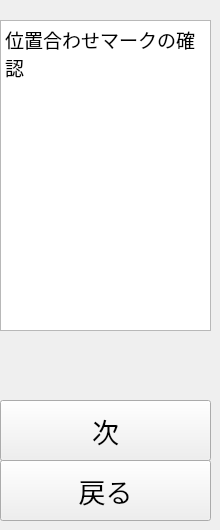
     <widget class="QWidget" name="page_12">
      <widget class="QPushButton" name="PushButtonAlignmentNext">
       <property name="geometry">
        <rect>
         <x>0</x>
         <y>400</y>
         <width>211</width>
         <height>61</height>
        </rect>
       </property>
       <property name="font">
        <font>
         <family>MS UI Gothic</family>
         <pointsize>20</pointsize>
        </font>
       </property>
       <property name="styleSheet">
        <string notr="true"/>
       </property>
       <property name="text">
        <string>次</string>
       </property>
       <property name="checkable">
        <bool>false</bool>
       </property>
       <property name="checked">
        <bool>false</bool>
       </property>
       <property name="autoDefault">
        <bool>false</bool>
       </property>
       <property name="default">
        <bool>false</bool>
       </property>
       <property name="flat">
        <bool>false</bool>
       </property>
      </widget>
      <widget class="QTextEdit" name="textEdit_9">
       <property name="geometry">
        <rect>
         <x>0</x>
         <y>20</y>
         <width>211</width>
         <height>311</height>
        </rect>
       </property>
       <property name="readOnly">
        <bool>true</bool>
       </property>
       <property name="html">
        <string>&lt;!DOCTYPE HTML PUBLIC &quot;-//W3C//DTD HTML 4.0//EN&quot; &quot;http://www.w3.org/TR/REC-html40/strict.dtd&quot;&gt;
&lt;html&gt;&lt;head&gt;&lt;meta name=&quot;qrichtext&quot; content=&quot;1&quot; /&gt;&lt;meta charset=&quot;utf-8&quot; /&gt;&lt;style type=&quot;text/css&quot;&gt;
p, li { white-space: pre-wrap; }
hr { height: 1px; border-width: 0; }
li.unchecked::marker { content: &quot;\2610&quot;; }
li.checked::marker { content: &quot;\2612&quot;; }
&lt;/style&gt;&lt;/head&gt;&lt;body style=&quot; font-family:'Yu Gothic UI'; font-size:9pt; font-weight:400; font-style:normal;&quot;&gt;
&lt;p style=&quot; margin-top:0px; margin-bottom:0px; margin-left:0px; margin-right:0px; -qt-block-indent:0; text-indent:0px;&quot;&gt;&lt;span style=&quot; font-family:'MS UI Gothic'; font-size:14pt;&quot;&gt;位置合わせマークの確認&lt;/span&gt;&lt;/p&gt;
&lt;p style=&quot;-qt-paragraph-type:empty; margin-top:0px; margin-bottom:0px; margin-left:0px; margin-right:0px; -qt-block-indent:0; text-indent:0px; font-family:'MS UI Gothic'; font-size:14pt;&quot;&gt;&lt;br /&gt;&lt;/p&gt;&lt;/body&gt;&lt;/html&gt;</string>
       </property>
      </widget>
      <widget class="QPushButton" name="PushButtonAlignmentPrev">
       <property name="geometry">
        <rect>
         <x>0</x>
         <y>460</y>
         <width>211</width>
         <height>61</height>
        </rect>
       </property>
       <property name="font">
        <font>
         <family>MS UI Gothic</family>
         <pointsize>20</pointsize>
        </font>
       </property>
       <property name="styleSheet">
        <string notr="true"/>
       </property>
       <property name="text">
        <string>戻る</string>
       </property>
       <property name="checkable">
        <bool>false</bool>
       </property>
       <property name="checked">
        <bool>false</bool>
       </property>
       <property name="autoDefault">
        <bool>false</bool>
       </property>
       <property name="default">
        <bool>false</bool>
       </property>
       <property name="flat">
        <bool>false</bool>
       </property>
      </widget>
     </widget>
